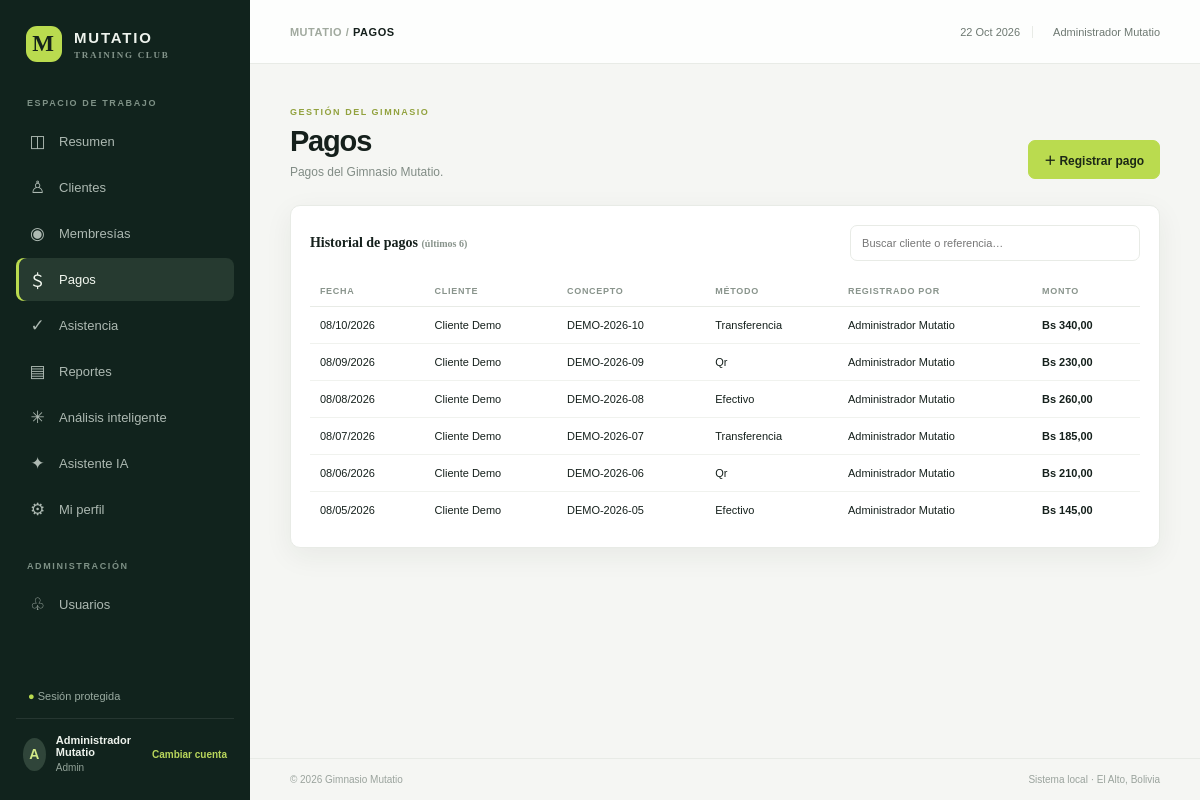
The page /index.php?view=payments (signed in) on the database its author committed.
### tables this page shows
CREATE TABLE `payments` (
  `id` int(10) UNSIGNED NOT NULL,
  `client_id` int(10) UNSIGNED NOT NULL,
  `membership_id` int(10) UNSIGNED DEFAULT NULL,
  `amount` decimal(10,2) NOT NULL,
  `payment_date` datetime NOT NULL DEFAULT current_timestamp(),
  `method` enum('efectivo','transferencia','tarjeta','qr','otro') NOT NULL DEFAULT 'efectivo',
  `reference` varchar(190) DEFAULT NULL,
  `status` enum('completed','void') NOT NULL DEFAULT 'completed',
  `recorded_by` int(10) UNSIGNED DEFAULT NULL,
  `created_at` timestamp NOT NULL DEFAULT current_timestamp()
);

CREATE TABLE `clients` (
  `id` int(10) UNSIGNED NOT NULL,
  `user_id` int(10) UNSIGNED DEFAULT NULL,
  `name` varchar(140) NOT NULL,
  `email` varchar(190) NOT NULL,
  `phone` varchar(40) DEFAULT NULL,
  `document_number` varchar(50) DEFAULT NULL,
  `birth_date` date DEFAULT NULL,
  `notes` text DEFAULT NULL,
  `active` tinyint(1) NOT NULL DEFAULT 1,
  `created_at` timestamp NOT NULL DEFAULT current_timestamp()
);

CREATE TABLE `users` (
  `id` int(10) UNSIGNED NOT NULL,
  `name` varchar(140) NOT NULL,
  `email` varchar(190) NOT NULL,
  `password_hash` varchar(255) NOT NULL,
  `role` enum('admin','recepcionista','cliente') NOT NULL DEFAULT 'recepcionista',
  `profile_image` varchar(255) DEFAULT NULL,
  `active` tinyint(1) NOT NULL DEFAULT 1,
  `created_at` timestamp NOT NULL DEFAULT current_timestamp()
);

### app.php (called while the page is built, shortened)
<?php
$config = require __DIR__ . '/config.php';
function db(): PDO
{
    static $pdo;
    global $config;
    if ($pdo instanceof PDO) return $pdo;
    $pdo = new PDO('mysql:host='.$config['db_host'].';dbname='.$config['db_name'].';charset=utf8mb4', $config['db_user'], $config['db_pass'], [
        PDO::ATTR_ERRMODE => PDO::ERRMODE_EXCEPTION,
        PDO::ATTR_DEFAULT_FETCH_MODE => PDO::FETCH_ASSOC,
        PDO::ATTR_EMULATE_PREPARES => false,
    ]);
    return $pdo;
}
function h(?string $value): string { return htmlspecialchars((string)$value, ENT_QUOTES | ENT_SUBSTITUTE, 'UTF-8'); }
function money(float|int|string|null $amount): string { return 'Bs '.number_format((float)$amount, 2, ',', '.'); }

### views/payments.php (the view, shortened to what this page needs)
<?php
$rows=db()->query('SELECT p.*,c.name client_name,pl.name plan_name,u.name recorded_name FROM payments p JOIN clients c ON c.id=p.client_id LEFT JOIN memberships m ON m.id=p.membership_id LEFT JOIN plans pl ON pl.id=m.plan_id LEFT JOIN users u ON u.id=p.recorded_by ORDER BY p.payment_date DESC,p.id DESC LIMIT 200')->fetchAll();
?>
<section class="card panel"><div class="panel-head"><h2>Historial de pagos <small>(últimos <?=count($rows)?>)</small></h2><input class="search" data-search="#payment-table" placeholder="Buscar cliente o referencia…"></div><div class="table-wrap"><table id="payment-table"><thead><tr><th>FECHA</th><th>CLIENTE</th><th>CONCEPTO</th><th>MÉTODO</th><th>REGISTRADO POR</th><th>MONTO</th></tr></thead><tbody><?php foreach($rows as $r): ?><tr><td><?=date('d/m/Y',strtotime($r['payment_date']))?></td><td><?=h($r['client_name'])?></td><td><?=h($r['reference']?:($r['plan_name']??'Pago'))?></td><td><?=h(ucfirst($r['method']))?></td><td><?=h($r['recorded_name']??'—')?></td><td><b><?=money($r['amount'])?></b></td></tr><?php endforeach; ?><?php if(!$rows): ?><tr><td colspan="6" class="empty">Aún no se registraron pagos.</td></tr><?php endif; ?></tbody></table></div></section>

### assets/app.css (style rules this page uses)
:root { --bg:#f5f6f3;--ink:#15201c;--muted:#818c85;--green:#badb4f;--deep:#11231d;--line:#e8ebe6;--white:#fff;--shadow:0 8px 28px #1b2a2010 }
* { box-sizing:border-box }
body { margin:0;background:var(--bg);color:var(--ink);font-family:'DM Sans',Arial,sans-serif;font-size:14px }
button,input,select,textarea { font:inherit }
.card { background:#fff;border:1px solid var(--line);border-radius:10px;box-shadow:var(--shadow) }
.panel { padding:19px;margin-bottom:16px }
.panel-head { display:flex;justify-content:space-between;align-items:center;margin-bottom:15px }
.panel-head h2 { font:700 14px Manrope;margin:0 }
.panel-head small { color:#89948c;font-size:10px }
.table-wrap { overflow:auto }
table { width:100%;border-collapse:collapse;font-size:11px }
th { text-align:left;color:#89948c;font-size:9px;letter-spacing:.08em;font-weight:700;padding:10px;border-bottom:1px solid var(--line);white-space:nowrap }
td { padding:12px 10px;border-bottom:1px solid #f0f2ee;vertical-align:middle }
tr:last-child td { border-bottom:0 }
.search { width:min(290px,100%);height:36px;border:1px solid var(--line);background:#fff;border-radius:7px;padding:0 11px;font-size:11px;outline:0 }

### rows shown on the page
payments: payment_date "08/10/2026", client.name "Cliente Demo", reference "DEMO-2026-10", method "Transferencia", recorded_by.name "Administrador Mutatio", amount "Bs 340,00"
payments: payment_date "08/09/2026", client.name "Cliente Demo", reference "DEMO-2026-09", method "Qr", recorded_by.name "Administrador Mutatio", amount "Bs 230,00"
payments: payment_date "08/08/2026", client.name "Cliente Demo", reference "DEMO-2026-08", method "Efectivo", recorded_by.name "Administrador Mutatio", amount "Bs 260,00"
payments: payment_date "08/07/2026", client.name "Cliente Demo", reference "DEMO-2026-07", method "Transferencia", recorded_by.name "Administrador Mutatio", amount "Bs 185,00"
payments: payment_date "08/06/2026", client.name "Cliente Demo", reference "DEMO-2026-06", method "Qr", recorded_by.name "Administrador Mutatio", amount "Bs 210,00"
payments: payment_date "08/05/2026", client.name "Cliente Demo", reference "DEMO-2026-05", method "Efectivo", recorded_by.name "Administrador Mutatio", amount "Bs 145,00"

### other values the page prints
$icon "◫"
$text "Resumen"
$icon "♙"
$text "Clientes"
$icon "◉"
$text "Membresías"
$icon "＄"
$text "Pagos"
$icon "✓"
$text "Asistencia"
$icon "▤"
$text "Reportes"
$icon "✳"
$text "Análisis inteligente"
$icon "✦"
